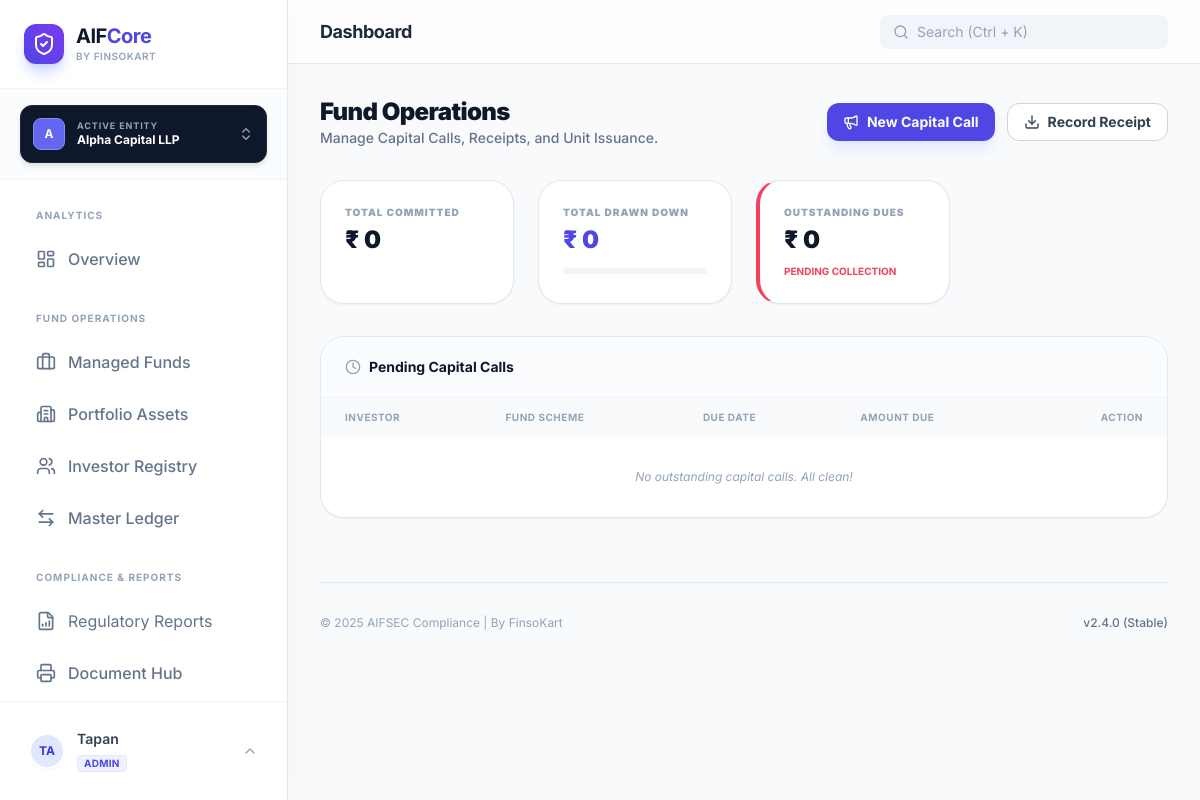
Screenshot of /portal/txn/ (signed in) with the database file from the repository.
### manager_entities/models.py (models this page shows, shortened)
class ManagerEntity(models.Model):
    name = models.CharField(max_length=255, unique=True)
    sebi_manager_registration_no = models.CharField(max_length=64, blank=True, null=True)
    cin = models.CharField(max_length=21, blank=True, null=True)
    pan = models.CharField(max_length=10, blank=True, null=True)
    gstin = models.CharField(max_length=15, blank=True, null=True)
    registered_address = models.TextField(blank=True, null=True)
    contact_email = models.EmailField(blank=True, null=True)
    contact_phone = models.CharField(max_length=20, blank=True, null=True)
    created_at = models.DateTimeField(auto_now_add=True)
    class Meta:
        ordering = ["name"]
        verbose_name = "Manager Entity"
        verbose_name_plural = "Manager Entities"

class EntityMembership(models.Model):
    ROLE_CHOICES = [
        ('ADMIN', 'Super Admin'),     # Can manage team and all fund data
        ('MANAGER', 'Fund Manager'),  # Can record transactions
        ('COMPLIANCE', 'Officer'),    # Read-only + Reporting access
    ]
    user = models.ForeignKey(User, on_delete=models.CASCADE, related_name='memberships')
    entity = models.ForeignKey(ManagerEntity, on_delete=models.CASCADE, related_name='members')
    role = models.CharField(max_length=20, choices=ROLE_CHOICES, default='MANAGER')
    is_active_selection = models.BooleanField(default=False) # Helper for session defaults
    class Meta:
        unique_together = ('user', 'entity') # One user, one role per entity

### transactions/views.py (the view)
# urls.py: path('', views.transaction_dashboard, name='portal-transactions'),
@login_required
def transaction_dashboard(request):
    outstanding_calls = CapitalCall.objects.filter(
        is_fully_paid=False
    ).select_related('investor', 'fund').order_by('due_date')
    total_committed = InvestorCommitment.objects.aggregate(Sum('amount_committed'))['amount_committed__sum'] or 0
    total_drawn = CapitalCall.objects.aggregate(Sum('amount_called'))['amount_called__sum'] or 0
    outstanding_amount = outstanding_calls.aggregate(Sum('amount_called'))['amount_called__sum'] or 0
    context = {
        'outstanding_calls': outstanding_calls,
        'total_committed': total_committed,
        'total_drawn': total_drawn,
        'outstanding_amount': outstanding_amount,
        'percent_drawn': (total_drawn / total_committed * 100) if total_committed > 0 else 0
    }
    return render(request, 'transactions/transactions_dashboard.html', context)

### templates/transactions/Transactions_dashboard.html (shortened to what this page needs)
{% extends 'base.html' %}
{% load humanize %}
{% block content %}
<div class="mb-8 flex flex-col md:flex-row md:items-center justify-between gap-4">
    <div>
        <h1 class="text-2xl font-black text-slate-900 tracking-tight">Fund Operations</h1>
        <p class="text-slate-500 text-sm font-medium">Manage Capital Calls, Receipts, and Unit Issuance.</p>
    </div>
    <div class="flex gap-3">
        <a href="{% url 'add-call' %}" class="bg-indigo-600 text-white px-4 py-2 rounded-xl text-sm font-bold flex items-center gap-2 shadow-lg shadow-indigo-100 hover:bg-indigo-700 transition-all">
            <i data-lucide="megaphone" class="w-4 h-4"></i> New Capital Call
        </a>
        <a href="{% url 'add-receipt' %}" class="bg-white border border-slate-300 text-slate-700 px-4 py-2 rounded-xl text-sm font-bold flex items-center gap-2 hover:bg-slate-50 transition-all">
            <i data-lucide="download" class="w-4 h-4"></i> Record Receipt
        </a>
    </div>
</div>
<div class="grid grid-cols-1 md:grid-cols-4 gap-6 mb-8">
    <div class="bg-white p-6 rounded-3xl border border-slate-200 shadow-sm">
        <p class="text-[10px] font-black text-slate-400 uppercase tracking-widest mb-1">Total Committed</p>
        <h3 class="text-2xl font-black text-slate-900">₹ {{ total_committed|intcomma }}</h3>
    </div>
    <div class="bg-white p-6 rounded-3xl border border-slate-200 shadow-sm">
        <p class="text-[10px] font-black text-slate-400 uppercase tracking-widest mb-1">Total Drawn Down</p>
        <h3 class="text-2xl font-black text-indigo-600">₹ {{ total_drawn|intcomma }}</h3>
        <div class="w-full bg-slate-100 h-1.5 rounded-full mt-3 overflow-hidden">
        </div>
    </div>
    <div class="bg-white p-6 rounded-3xl border border-slate-200 shadow-sm border-l-4 border-l-rose-500">
        <p class="text-[10px] font-black text-slate-400 uppercase tracking-widest mb-1">Outstanding Dues</p>
        <h3 class="text-2xl font-black text-slate-900">₹ {{ outstanding_amount|default:"0"|intcomma }}</h3>
        <p class="text-[10px] text-rose-500 font-bold mt-2 uppercase">Pending Collection</p>
    </div>
</div>
<div class="bg-white rounded-3xl border border-slate-200 shadow-sm overflow-hidden mb-8">
    <div class="px-6 py-5 border-b border-slate-100 bg-slate-50/50">
        <h3 class="font-bold text-slate-900 text-sm flex items-center gap-2">
            <i data-lucide="clock" class="w-4 h-4 text-slate-400"></i> Pending Capital Calls
        </h3>
    </div>
    <table class="w-full text-left">
        <thead class="bg-slate-50 text-[10px] uppercase font-black text-slate-400 tracking-wider">
            <tr>
                <th class="px-6 py-3">Investor</th>
                <th class="px-6 py-3">Fund Scheme</th>
                <th class="px-6 py-3">Due Date</th>
                <th class="px-6 py-3">Amount Due</th>
                <th class="px-6 py-3 text-right">Action</th>
            </tr>
        </thead>
        <tbody class="divide-y divide-slate-100 text-sm">
            {% for call in outstanding_calls %}
            <tr class="hover:bg-slate-50 transition-colors group">
                <td class="px-6 py-4 font-bold text-slate-800">{{ call.investor.name }}</td>
                <td class="px-6 py-4 text-slate-500 text-xs">{{ call.fund.name }}</td>
                <td class="px-6 py-4">
                    <div class="flex items-center gap-2">
                        <span class="text-xs font-medium text-slate-600">{{ call.due_date|date:"d M Y" }}</span>
                        {% if call.days_overdue > 0 %}
                        <span class="px-2 py-0.5 rounded bg-rose-100 text-rose-700 text-[10px] font-black uppercase">
                            {{ call.days_overdue }} Days Late
                        </span>
                        {% endif %}
                    </div>
                </td>
                <td class="px-6 py-4 font-mono font-bold text-slate-900">₹ {{ call.amount_called|intcomma }}</td>
                <td class="px-6 py-4 text-right">
                    <a href="{% url 'add-receipt' %}?call={{ call.id }}" class="text-[10px] font-bold bg-indigo-50 text-indigo-700 px-3 py-1.5 rounded-lg hover:bg-indigo-100 transition-all uppercase">
                        Record Pay
                    </a>
                </td>
            </tr>
            {% empty %}
            <tr>
                <td colspan="5" class="px-6 py-8 text-center text-slate-400 text-xs italic">
                    No outstanding capital calls. All clean!
                </td>
            </tr>
            {% endfor %}
        </tbody>
    </table>
</div>
{% endblock %}

### templates/base.html (shortened to what this page needs)
<!DOCTYPE html>
<html lang="en">
<head>
    <script src="https://cdn.tailwindcss.com"></script>
</head>
<body class="text-slate-900 antialiased selection:bg-indigo-100 selection:text-indigo-700">
    <div class="flex h-screen overflow-hidden">
        <aside class="w-72 bg-white border-r border-slate-200 flex flex-col z-20 shadow-[4px_0_24px_rgba(0,0,0,0.02)] h-screen">
            <div class="p-6 border-b border-slate-100 flex items-center gap-3">
                <div class="w-10 h-10 bg-gradient-to-tr from-indigo-600 to-violet-600 rounded-xl flex items-center justify-center text-white shadow-lg shadow-indigo-200 shrink-0">
                    <i data-lucide="shield-check" class="w-6 h-6"></i>
                </div>
                <div>
                    <h1 class="font-bold text-xl tracking-tight text-slate-900 leading-tight">AIF<span class="text-indigo-600">Core</span></h1>
                    <p class="text-[10px] text-slate-400 font-semibold uppercase tracking-wider">By FinsoKart</p>
                </div>
            </div>
            <div class="px-5 py-4 border-b border-slate-100 bg-slate-50/50" x-data="{ switchOpen: false }">
                <div class="relative">
                    <button @click="switchOpen = !switchOpen" class="w-full flex items-center justify-between p-3 bg-slate-900 text-white rounded-xl shadow-md hover:bg-slate-800 transition-all group border border-slate-800">
                        <div class="flex items-center gap-3 overflow-hidden">
                            <div class="w-8 h-8 rounded-lg bg-indigo-500 flex items-center justify-center font-bold text-xs shrink-0 border border-indigo-400">
                                {{ active_manager.name|slice:":1"|upper }}
                            </div>
                            <div class="text-left overflow-hidden">
                                <p class="text-[9px] font-bold text-slate-400 uppercase tracking-widest leading-none mb-0.5">Active Entity</p>
                                <p class="text-xs font-bold truncate text-white w-28">{{ active_manager.name|default:"Select Entity" }}</p>
                            </div>
                        </div>
                        <i data-lucide="chevrons-up-down" class="w-4 h-4 text-slate-400 group-hover:text-white transition-colors"></i>
                    </button>
                </div>
            </div>
            <nav class="flex-1 p-5 space-y-1 overflow-y-auto">
                <p class="px-4 pb-2 pt-2 text-[10px] font-bold text-slate-400 uppercase tracking-widest">Analytics</p>
                <a href="{% url 'portal-home' %}"
                class="sidebar-link {% if request.resolver_match.url_name == 'portal-home' %}sidebar-link-active{% else %}sidebar-link-inactive{% endif %}">
                    <i data-lucide="layout-dashboard" class="w-5 h-5 shrink-0"></i>
                    <span>Overview</span>
                </a>
                <p class="px-4 pb-2 pt-6 text-[10px] font-bold text-slate-400 uppercase tracking-widest">Fund Operations</p>
                <a href="{% url 'funds:portal-funds' %}"
                class="sidebar-link {% if 'funds' in request.resolver_match.app_name %}sidebar-link-active{% else %}sidebar-link-inactive{% endif %}">
                    <i data-lucide="briefcase" class="w-5 h-5 shrink-0"></i>
                    <span>Managed Funds</span>
                </a>
                <a href="{% url 'investee_companies:portal-list' %}"
                class="sidebar-link {% if 'investee_companies' in request.resolver_match.app_name %}sidebar-link-active{% else %}sidebar-link-inactive{% endif %}">
                    <i data-lucide="building-2" class="w-5 h-5 shrink-0"></i>
                    <span>Portfolio Assets</span>
                </a>
                <a href="{% url 'investors:portal-list' %}"
                class="sidebar-link {% if 'investors' in request.resolver_match.app_name %}sidebar-link-active{% else %}sidebar-link-inactive{% endif %}">
                    <i data-lucide="users" class="w-5 h-5 shrink-0"></i>
                    <span>Investor Registry</span>
                </a>
                <a href="{% url 'portal-transactions' %}"
                class="sidebar-link {% if 'transactions' in request.resolver_match.app_name %}sidebar-link-active{% else %}sidebar-link-inactive{% endif %}">
                    <i data-lucide="arrow-left-right" class="w-5 h-5 shrink-0"></i>
                    <span>Master Ledger</span>
                </a>
                <p class="px-4 pb-2 pt-6 text-[10px] font-bold text-slate-400 uppercase tracking-widest">Compliance & Reports</p>
                <a href="{% url 'compliances:reports' %}"
                class="flex items-center gap-3 px-4 py-3 rounded-xl transition-all {% if request.resolver_match.view_name == 'compliances:reports' %}bg-indigo-600 text-white shadow-lg shadow-indigo-200{% else %}text-slate-500 hover:bg-slate-50 hover:text-slate-900{% endif %}">
                    <i data-lucide="file-bar-chart" class="w-5 h-5"></i>
                    <span>Regulatory Reports</span>
                </a>
                <a href="{% url 'docgen:hub' %}"
                class="sidebar-link {% if 'docgen' in request.resolver_match.app_name %}sidebar-link-active{% else %}sidebar-link-inactive{% endif %}">
                    <i data-lucide="printer" class="w-5 h-5 shrink-0"></i>
                    <span>Document Hub</span>
                </a>
            </nav>
            <div class="p-4 border-t border-slate-100 mt-auto">
                <div x-data="{ open: false }" class="relative">
                    <button @click="open = !open" class="w-full flex items-center gap-3 px-3 py-2.5 rounded-xl hover:bg-slate-50 border border-transparent hover:border-slate-200 transition-all text-left group">
                        <div class="w-9 h-9 rounded-full bg-indigo-100 flex items-center justify-center text-indigo-700 font-bold text-xs uppercase border-2 border-white shadow-sm shrink-0">
                            {{ user.username|slice:":2"|upper }}
                        </div>
                        <div class="flex-1 overflow-hidden">
                            <p class="text-sm font-semibold text-slate-700 group-hover:text-slate-900 truncate">{{ user.username }}</p>
                            <p class="text-[10px] text-indigo-600 font-bold uppercase tracking-wide bg-indigo-50 px-1.5 rounded inline-block mt-0.5 border border-indigo-100">
                                {{ user_role|default:"Viewer" }}
                            </p>
                        </div>
                        <i data-lucide="chevron-up" class="w-4 h-4 text-slate-400 transition-transform" :class="open ? 'rotate-180' : ''"></i>
                    </button>
                </div>
            </div>
        </aside>
        <main class="flex-1 flex flex-col h-screen overflow-hidden bg-[#f8fafc]">
            <header class="h-16 bg-white/80 backdrop-blur-md border-b border-slate-200 flex items-center justify-between px-8 z-10 sticky top-0">
                <div class="flex items-center gap-4">
                    <h2 class="text-lg font-bold text-slate-800 tracking-tight">{% block page_title %}Dashboard{% endblock %}</h2>
                </div>
                <div x-data="{
                        query: '',
                        results: [],
                        show: false,
                        search() {
                            if (this.query.length < 2) { this.results = []; return; }
                            fetch(`/api/search/?q=${this.query}`)
                                .then(res => res.json())
                                .then(data => {
                                    this.results = data;
                                    this.show = true;
                                });
                        }
                    }"
                    @click.away="show = false"
                    class="relative hidden md:block w-72">
                    <div class="flex items-center bg-slate-100 rounded-lg px-3 py-1.5 border border-transparent focus-within:bg-white focus-within:border-indigo-300 focus-within:ring-4 focus-within:ring-indigo-50 transition-all">
                        <i data-lucide="search" class="w-4 h-4 text-slate-400 shrink-0"></i>
                        <input
                            x-model="query"
                            @input.debounce.300ms="search()"
                            type="text"
                            placeholder="Search (Ctrl + K)"
                            class="bg-transparent border-none outline-none text-sm ml-2 w-full placeholder-slate-400"
                            autocomplete="off"
                        >
                    </div>
                </div>
            </header>
            <section class="flex-1 overflow-y-auto p-8 scroll-smooth">
                {% block content %}{% endblock %}
                <footer class="mt-16 pt-8 border-t border-slate-200 flex justify-between items-center text-xs text-slate-400">
                    <p>&copy; 2025 AIFSEC Compliance | By FinsoKart </p>
                    <p class="font-medium text-slate-500">v2.4.0 (Stable)</p>
                </footer>
            </section>
        </main>
    </div>
</body>
</html>

### rows the page displays
ManagerEntity: name "A", name "Alpha Capital LLP"
EntityMembership: role "ADMIN"

### other values shown
{{ user.username|slice:":2"|upper }} "TA"
{{ user.username }} "Tapan"
{{ total_committed|intcomma }} "0"
{{ total_drawn|intcomma }} "0"
{{ outstanding_amount|default:"0"|intcomma }} "0"
